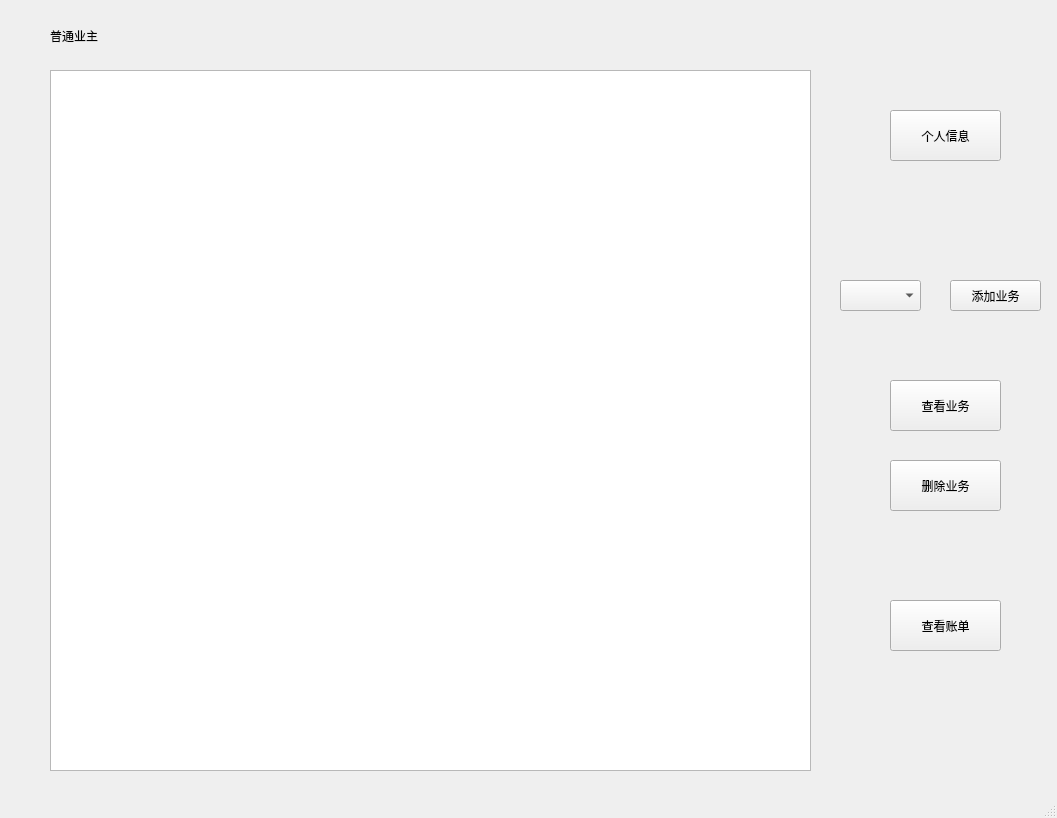
<?xml version="1.0" encoding="UTF-8"?>
<ui version="4.0">
 <class>MainWindow</class>
 <widget class="QMainWindow" name="MainWindow">
  <property name="geometry">
   <rect>
    <x>0</x>
    <y>0</y>
    <width>1057</width>
    <height>818</height>
   </rect>
  </property>
  <property name="windowTitle">
   <string>物业管理系统-普通业主</string>
  </property>
  <widget class="QWidget" name="centralwidget">
   <widget class="QLabel" name="label">
    <property name="geometry">
     <rect>
      <x>50</x>
      <y>20</y>
      <width>91</width>
      <height>31</height>
     </rect>
    </property>
    <property name="styleSheet">
     <string notr="true">font: 14pt &quot;黑体&quot;;</string>
    </property>
    <property name="text">
     <string>普通业主</string>
    </property>
   </widget>
   <widget class="QTableView" name="tableView">
    <property name="geometry">
     <rect>
      <x>50</x>
      <y>70</y>
      <width>761</width>
      <height>701</height>
     </rect>
    </property>
   </widget>
   <widget class="QPushButton" name="pushButton">
    <property name="geometry">
     <rect>
      <x>890</x>
      <y>110</y>
      <width>111</width>
      <height>51</height>
     </rect>
    </property>
    <property name="styleSheet">
     <string notr="true">font: 11pt &quot;黑体&quot;;</string>
    </property>
    <property name="text">
     <string>个人信息</string>
    </property>
   </widget>
   <widget class="QPushButton" name="pushButton_2">
    <property name="geometry">
     <rect>
      <x>950</x>
      <y>280</y>
      <width>91</width>
      <height>31</height>
     </rect>
    </property>
    <property name="text">
     <string>添加业务</string>
    </property>
   </widget>
   <widget class="QComboBox" name="comboBox">
    <property name="geometry">
     <rect>
      <x>840</x>
      <y>280</y>
      <width>81</width>
      <height>31</height>
     </rect>
    </property>
   </widget>
   <widget class="QPushButton" name="pushButton_3">
    <property name="geometry">
     <rect>
      <x>890</x>
      <y>380</y>
      <width>111</width>
      <height>51</height>
     </rect>
    </property>
    <property name="styleSheet">
     <string notr="true">font: 11pt &quot;黑体&quot;;</string>
    </property>
    <property name="text">
     <string>查看业务</string>
    </property>
   </widget>
   <widget class="QPushButton" name="pushButton_4">
    <property name="geometry">
     <rect>
      <x>890</x>
      <y>600</y>
      <width>111</width>
      <height>51</height>
     </rect>
    </property>
    <property name="styleSheet">
     <string notr="true">font: 11pt &quot;黑体&quot;;</string>
    </property>
    <property name="text">
     <string>查看账单</string>
    </property>
   </widget>
   <widget class="QPushButton" name="pushButton_5">
    <property name="geometry">
     <rect>
      <x>890</x>
      <y>460</y>
      <width>111</width>
      <height>51</height>
     </rect>
    </property>
    <property name="styleSheet">
     <string notr="true">font: 11pt &quot;黑体&quot;;</string>
    </property>
    <property name="text">
     <string>删除业务</string>
    </property>
   </widget>
  </widget>
  <widget class="QStatusBar" name="statusbar"/>
 </widget>
 <resources/>
 <connections/>
</ui>
